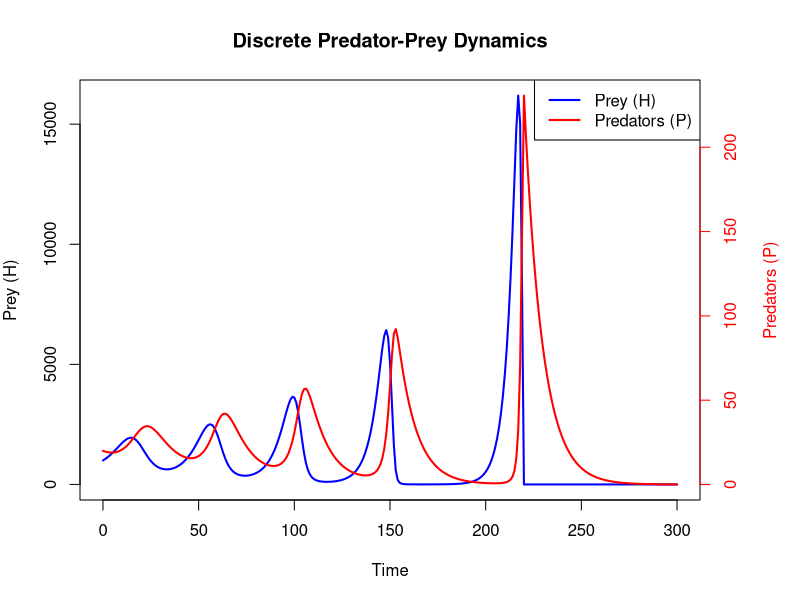
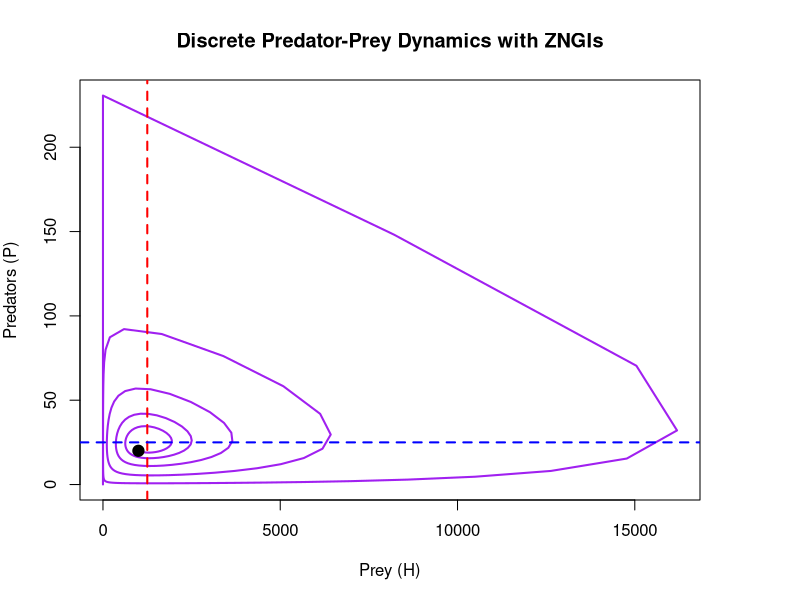

These figures' R source, in order:
## ---- chunk 1
discrete_predator_prey_model <- function(time_steps, dt, initial_state, parameters) {
  # Initialise vectors to store populations
  time_steps <- round(time_steps)
  H <- numeric(time_steps + 1)
  P <- numeric(time_steps + 1)
  time <- seq(0, time_steps * dt, by = dt)
  
  # Set initial populations
  H[1] <- initial_state["H"]
  P[1] <- initial_state["P"]
  
  # Extract parameters
  r <- parameters["r"]
  a <- parameters["a"]
  c <- parameters["c"]
  d <- parameters["d"]
  
  # Loop through time steps to calculate populations
  for (t in 1:time_steps) {
    # max(0, ...) stops populations going negative (like MAX() in Excel)
    H[t + 1] <- max(0, H[t] + dt * (r * H[t] - a * H[t] * P[t]))
    P[t + 1] <- max(0, P[t] + dt * (c * H[t] * P[t] - d * P[t]))
  }
  
  # Combine results into a data frame
  data.frame(time = time, H = H, P = P)
}
## ---- chunk 2
parameters <- c(r = 0.25,    # Prey growth rate
                a = 0.01,    # Attack rate
                c = 0.00008, # Conversion efficiency
                d = 0.1)     # Predator death rate

initial_state <- c(H = 1000,  # Initial prey population
                   P = 20)    # Initial predator population

total_time <- 300             # Total time to simulate
dt <- 1                       # Time step (dt), 1 = a standard discrete model
time_steps <- total_time / dt # Number of time steps needed to cover total_time
## ---- chunk 3
output_df <- discrete_predator_prey_model(time_steps = time_steps, dt = dt, 
                                          initial_state = initial_state, 
                                          parameters = parameters)
## ---- chunk 4
# Make room in the right-hand margin for the second axis label
par(mar = c(5, 4, 4, 5))

# Plot the prey population on the primary y-axis
plot(output_df$time, output_df$H, type = "l", col = "blue", lwd = 2, 
     ylab = "Prey (H)", xlab = "Time", main = "Discrete Predator-Prey Dynamics")

# Add the predator population on a secondary y-axis
par(new = TRUE)
plot(output_df$time, output_df$P, type = "l", col = "red", lwd = 2, 
     axes = FALSE, xlab = "", ylab = "")
axis(side = 4, col = "red", col.axis = "red")
mtext("Predators (P)", side = 4, line = 3, col = "red")

# Add legend
legend("topright", legend = c("Prey (H)", "Predators (P)"), 
       col = c("blue", "red"), lwd = 2)
## ---- chunk 5
### Phase Plot with ZNGIs, Initial Point, and Arrow
plot(output_df$H, 
     output_df$P, 
     type = "l", 
     col = "purple", 
     lwd = 2, 
     xlab = "Prey (H)", ylab = "Predators (P)", 
     main = "Discrete Predator-Prey Dynamics with ZNGIs")

# Add predator ZNGI: no change in P when H = d / c (a vertical line)
abline(v = parameters["d"] / parameters["c"],
       col = "red", lwd = 2, lty = 2)

# Add prey ZNGI: no change in H when P = r / a (a horizontal line)
abline(h = parameters["r"] / parameters["a"], col = "blue", lwd = 2, lty = 2)

# Add point for initial population sizes
points(output_df$H[1], output_df$P[1], pch = 19, col = "black", cex = 1.5)

# Add a direction arrow only if the final step has visible movement.
n <- nrow(output_df)
step_inches <- c(
  diff(grconvertX(output_df$H[c(n - 1, n)], from = "user", to = "inches")),
  diff(grconvertY(output_df$P[c(n - 1, n)], from = "user", to = "inches"))
)
if (all(is.finite(step_inches)) && sqrt(sum(step_inches^2)) > 1e-3) {
  arrows(x0 = output_df$H[n - 1], y0 = output_df$P[n - 1],
         x1 = output_df$H[n], y1 = output_df$P[n],
         col = "purple", length = 0.1, lwd = 2)
}
